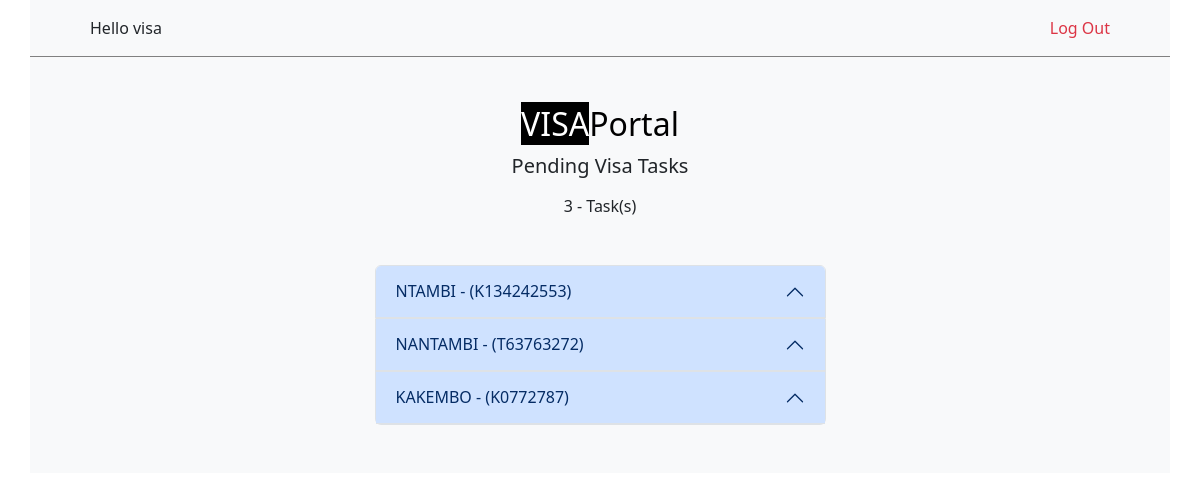
Page /admin_visa_portal/tasks.php (signed in) on the committed database.
### tables this page shows
CREATE TABLE `tasks` (
  `id` int(11) NOT NULL,
  `surname` varchar(50) NOT NULL,
  `givenname` varchar(50) NOT NULL,
  `passportnumber` varchar(100) NOT NULL,
  `typeofvisa` varchar(100) NOT NULL,
  `duration` varchar(100) NOT NULL,
  `dateofissue` varchar(100) NOT NULL,
  `dateofexpiry` varchar(50) NOT NULL,
  `placeofissue` varchar(100) NOT NULL,
  `purposeofvisit` varchar(255) NOT NULL,
  `sex` varchar(10) NOT NULL,
  `organisation` varchar(100) NOT NULL,
  `nationality` varchar(50) NOT NULL
);

### admin_visa_portal/tasks.php (the view, shortened to what this page needs)
<?php
require_once '../configarations/db_connection.php';
$sql = "SELECT * FROM tasks";
$result = mysqli_query($conn, $sql);
$tasks = mysqli_fetch_all($result, MYSQLI_ASSOC);
?>
<!DOCTYPE html>
<html lang="en">
<head>
  <link href="../css/main.min.css" rel="stylesheet">
  <link rel="stylesheet" href="../css/styles.css">
</head>
<body>
  <div>
    <nav class="head container py-3 bg-light">
      <div class="row align-content-center px-5">
        <div class="col-9 ">
          <a class="navbar-brand h1" href="#">Hello <?php echo $_SESSION['user_logged_in']; ?></a>
        </div>
        <div class="col-3 text-end ">
          <a class="navbar-brand lead text-danger h1" href="../configarations/logout.php">Log Out</a>
        </div>
      </div>
    </nav>
    <div class="container bg-light">
      <div class="row justify-content-around align-items-center">
        <div class="col-10 col-md-5 mx-5 mt-5">
          <a style="text-decoration: none; color: black" href="welcome.php">
            <h2 class="text-center"><span>VISA</span>Portal</h2>
          </a>
          <div class="lead text-center">Pending Visa Tasks</div>
          <?php if (count($tasks) == 0) : ?>
            <div class="h6 text-center my-3 text-bold">
              <?php echo 'No Tasks' ?>
            </div>
          <?php else : ?>
            <div class="h6 text-center my-3 text-bold">
              <?php echo count($tasks) . " - Task(s)" ?>
            </div>
          <?php endif; ?>
          <div class="accordion my-5" id="accordionExample">
            <?php for ($i = count($tasks) - 1; $i > -1; $i--) : ?>
              <div class="accordion-item">
                <h2 class="accordion-header">
                  <button class="accordion-button" type="button" data-bs-toggle="collapse" data-bs-target="#collapse<?php echo $i; ?>" aria-expanded="true" aria-controls="collapse<?php echo $i; ?>">
                    <?php echo strtoupper($tasks[$i]['surname']) . ' - (' . strtoupper($tasks[$i]['passportnumber']) . ')'; ?>
                  </button>
                </h2>
              </div>
            <?php endfor; ?>
          </div>
        </div>
      </div>
    </div>
  </div>
</body>
</html>

### css/styles.css (style rules this page uses)
span { background-color: black; color: white; }
.head { border-bottom: 1px solid grey; }

### rows in the picture
tasks: surname "NTAMBI", passportnumber "K134242553"
tasks: surname "NANTAMBI", passportnumber "T63763272"
tasks: surname "KAKEMBO", passportnumber "K0772787"

### other values in the picture
$_SESSION['user_logged_in'] "visa"
count($tasks) "3"
